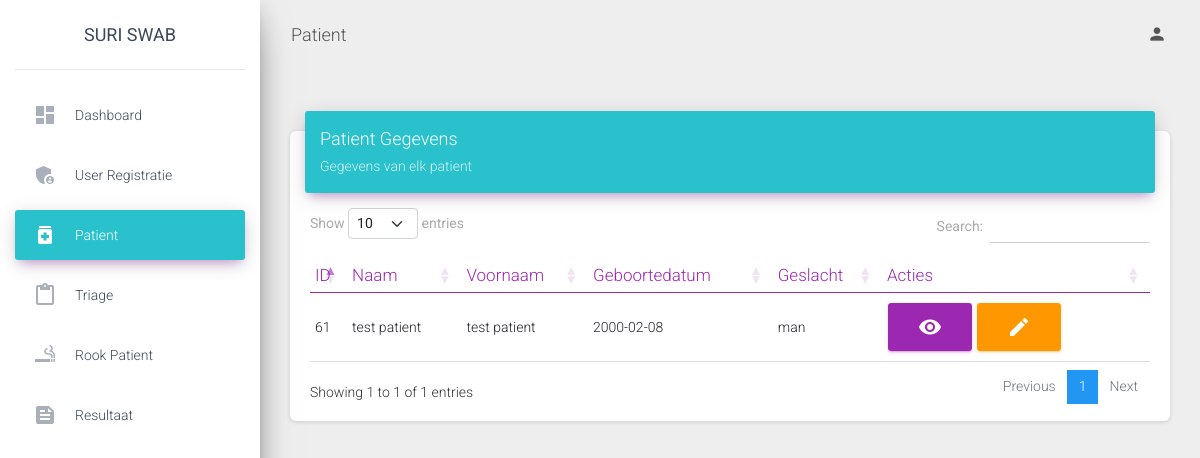
The app's page /admin/view/patient.php with its own data.
### tables this page shows
CREATE TABLE `patient` (
  `id_patient` int(11) NOT NULL,
  `id_gebruikers` int(11) NOT NULL,
  `id_district` int(11) NOT NULL,
  `naam` varchar(30) NOT NULL,
  `voornaam` varchar(30) NOT NULL,
  `nationaliteit` varchar(30) NOT NULL,
  `id_nummer` varchar(30) NOT NULL,
  `geslacht` varchar(30) NOT NULL,
  `adres` varchar(30) NOT NULL,
  `geboortedatum` date NOT NULL,
  `datum` date NOT NULL,
  `beroep` varchar(30) NOT NULL,
  `huisarts` varchar(30) NOT NULL
);

### admin/view/patient.php (the view, shortened to what this page needs)
<?php
include '../../db/connection.php';
?>
<!DOCTYPE html>
<html lang="en">
<head>
  <link rel="stylesheet" href="https://maxcdn.bootstrapcdn.com/font-awesome/latest/css/font-awesome.min.css">
  <link href="https://cdn.jsdelivr.net/npm/bootstrap@5.0.1/dist/css/bootstrap.min.css" rel="stylesheet">
  <link href="../../assets/css/material-dashboard.css?v=2.1.2" rel="stylesheet" />
  <link href="../../assets/demo/demo.css" rel="stylesheet" />
 <link href="https://cdn.datatables.net/1.10.25/css/dataTables.bootstrap5.min.css" rel="stylesheet">
</head>
<body class="">
  <div class="wrapper ">
    <div class="sidebar" data-color="purple" data-background-color="white" data-image="../assets/img/sidebar-1.jpg">
       <div class="logo"><a href="" class="simple-text logo-normal" >
          Suri swab
        </a></div>
      <div class="sidebar-wrapper">
        <ul class="nav">
          <li class="nav-item">
            <a class="nav-link" href="./dashboard.php">
              <i class="material-icons">dashboard</i>
              <p>Dashboard</p>
            </a>
          </li>
          <li class="nav-item ">
            <a class="nav-link" href="./admin.php">
              <i class="material-icons">admin_panel_settings</i>
              <p>user registratie</p>
            </a>
          </li>
          <li class="nav-item active">
            <a class="nav-link" href="./patient.php" style="background-color: #29c2cc">
              <i class="material-icons">medication</i>
              <p>patient</p>
            </a>
          </li>
          <li class="nav-item ">
            <a class="nav-link" href="./triage.php">
              <i class="material-icons">content_paste</i>
              <p>Triage</p>
            </a>
          </li>
          <li class="nav-item">
            <a class="nav-link" href="./rook.php">
              <i class="material-icons">smoking_rooms</i>
              <p>Rook patient</p>
            </a>
          </li>
          <li class="nav-item">
            <a class="nav-link" href="./resultaat.php">
              <i class="material-icons">feed</i>
              <p>Resultaat</p>
            </a>
          </li>
        </ul>
      </div>
    </div>
    <div class="main-panel">
      <nav class="navbar navbar-expand-lg navbar-transparent navbar-absolute fixed-top ">
        <div class="container-fluid">
          <div class="navbar-wrapper">
            <a class="navbar-brand" href="javascript:;">Patient</a>
          </div>
          <div class="collapse navbar-collapse justify-content-end">
            <ul class="navbar-nav">
              <li class="nav-item dropdown">
                <a class="nav-link" href="javascript:;" id="navbarDropdownProfile" data-toggle="dropdown" aria-haspopup="true" aria-expanded="false">
                  <i class="material-icons">person</i>
                </a>
              </li>
            </ul>
          </div>
        </div>
      </nav>
  <div class="content">
    <div class="container-fluid">
      <div class="row">
        <div class="col-md-12">
              </div>
          </div>
          <div class="row">
            <div class="col-md-12">
              <div class="card">
                <div class="card-header card-header-primary" style="background: #29c2cc">
                  <div class="row">
                    <div class="col-md-4">
                        <h4 class="card-title ">Patient Gegevens</h4>
                        <p class="card-category"> Gegevens van elk patient</p>
                       </div>
                          <div class="col-md-4">
                          </div>
    <div class="col-md-4 ">
            </div>
                </div>
                </div>
                <div class="card-body">
                  <div class="table-responsive">
                    <table class="table" id="myTable">
                      <thead class=" text-primary">
                        <th>
                          ID
                        </th>
                        <th>
                          Naam
                        </th>
                        <th>
                          Voornaam
                        </th>
                        <th>
                          Geboortedatum
                        </th>
                        <th>
                          Geslacht
                        </th>
                        <th>
                          Acties
                        </th>
                      </thead>
                      <tbody>
                      <?php
                      $sql = "SELECT * from patient";
                      $result = $conn->query($sql);
                                    if ($result->num_rows > 0) {
                                        while ($row = $result->fetch_assoc()) {
                      ?>
                      <tr>
                                                <td><?php echo $row['id_patient']; ?></td>
                                                <td><?php echo $row['naam']; ?></td>
                                                <td><?php echo $row['voornaam']; ?></td>
                                                <td><?php echo $row['geboortedatum']; ?></td>
                                                <td><?php echo $row['geslacht']; ?></td>
                                                <td>
                                                <a href="#view<?php echo $row['id_patient']; ?>" data-toggle="modal" class="btn btn-primary material-icons">visibility</a>
                                                <a href="#edit<?php echo $row['id_patient']; ?>" data-toggle="modal" class="btn btn-warning material-icons">edit</a>
                                                </td>
                      </tr>
                                    <?php
                                        }
                                    } else {
                                      echo "";
                                    }
                                    ?>
                      </tbody>
                    </table>
                  </div>
                </div>
              </div>
            </div>
          </div>
        </div>
      </div>
</body>
</html>

### records on screen
patient: id_patient "61", naam "test patient", voornaam "test patient", geboortedatum "2000-02-08", geslacht "man"
